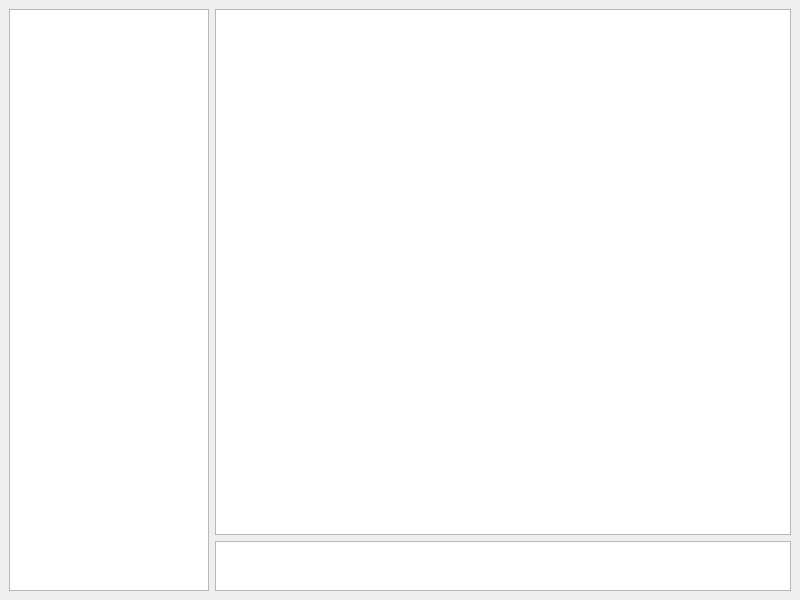
<?xml version="1.0" encoding="UTF-8"?>
<ui version="4.0">
 <class>MessagerWindow</class>
 <widget class="QMainWindow" name="MessagerWindow">
  <property name="geometry">
   <rect>
    <x>0</x>
    <y>0</y>
    <width>800</width>
    <height>600</height>
   </rect>
  </property>
  <property name="windowTitle">
   <string>TeLeGa bez dvuh wheels</string>
  </property>
  <widget class="QWidget" name="centralwidget">
   <layout class="QFormLayout" name="formLayout">
    <item row="0" column="0">
     <widget class="QListView" name="users_list">
      <property name="maximumSize">
       <size>
        <width>200</width>
        <height>16777215</height>
       </size>
      </property>
     </widget>
    </item>
    <item row="0" column="1">
     <layout class="QVBoxLayout" name="verticalLayout">
      <item>
       <widget class="QGraphicsView" name="dialog"/>
      </item>
      <item>
       <widget class="QTextBrowser" name="input">
        <property name="maximumSize">
         <size>
          <width>16777215</width>
          <height>50</height>
         </size>
        </property>
       </widget>
      </item>
     </layout>
    </item>
   </layout>
  </widget>
 </widget>
 <resources/>
 <connections/>
</ui>
